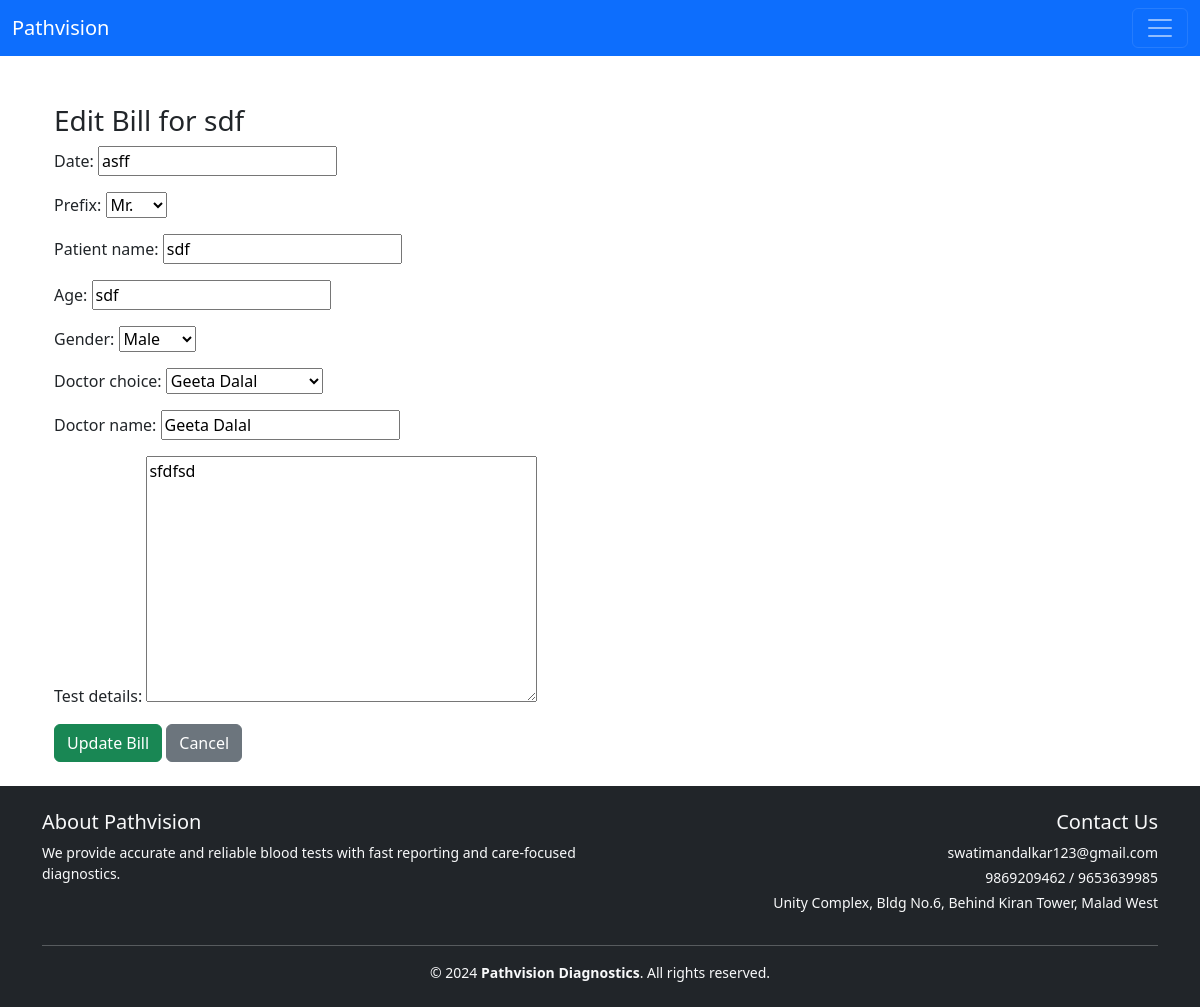
/bill/10/edit/ (signed in), run on the app's committed database.
### bill/models.py (models this page shows, shortened)
class Bill(models.Model):
    user = models.ForeignKey(User, on_delete=models.CASCADE)
    date = models.CharField(max_length=20, editable=True)
    prefix = models.CharField(max_length=5, choices=PREFIX_CHOICES, default='Mr.')
    patient_name = models.CharField(max_length=255)
    age = models.CharField(max_length=10)
    gender = models.CharField(max_length=10,choices=GENDER_CHOICES,default='M')
    doctor_choice = models.CharField(max_length=100, choices=DOCTOR_CHOICES, default='Dr.Geeta Dalal')
    doctor_name = models.CharField(max_length=255, blank=True)  # This field stores the final doctor name
    test_details = models.TextField(default="")
    total_amount = models.DecimalField(max_digits=10, decimal_places=2)
    amount_in_words = models.CharField(max_length=255)

### bill/views.py (the view)
# urls.py: path('bill/<int:bill_id>/edit/',edit_bill,name= 'edit_bill'),
@login_required
def edit_bill(request, bill_id):
    bill = get_object_or_404(Bill, id=bill_id, user=request.user)
    if request.method == 'POST':
        form = BillForm(request.POST, instance=bill)
        if form.is_valid():
            bill = form.save(commit=False)
            bill.amount_in_words = num2words(bill.total_amount, to='cardinal').title() + ' Only'
            bill.save()
            messages.success(request, 'Bill updated successfully!')
            return redirect('bill_list')
    else:
        form = BillForm(instance=bill)
    return render(request, 'bill/edit_bill.html', {'form': form, 'bill': bill})

### bill/forms.py
class BillForm(forms.ModelForm):
    class Meta:
        model = Bill
        fields = ['date','prefix','patient_name','age','gender','doctor_choice','doctor_name','test_details']
        widgets = {
            'date':forms.TextInput(attrs={'placeholder':'DD-MM-YY'}),
            'test_details':forms.Textarea(attrs={'rows':10}),
        }

### bill/templates/bill/edit_bill.html (shortened to what this page needs)
{% extends 'bill/base.html' %}
{% block content %}
<div class="container mt-4">
    <h3>Edit Bill for {{ bill.patient_name }}</h3>
    <form method="post">
        {{ form.as_p }}
        <button type="submit" class="btn btn-success">Update Bill</button>
        <a href="{% url 'bill_list' %}" class="btn btn-secondary">Cancel</a>
    </form>
</div>
{% endblock %}

### data on the page
Bill: patient_name "sdf", date "asff", prefix "Mr.", age "sdf", gender "Male", doctor_choice "Geeta Dalal", doctor_name "Geeta Dalal", test_details "sfdfsd"
